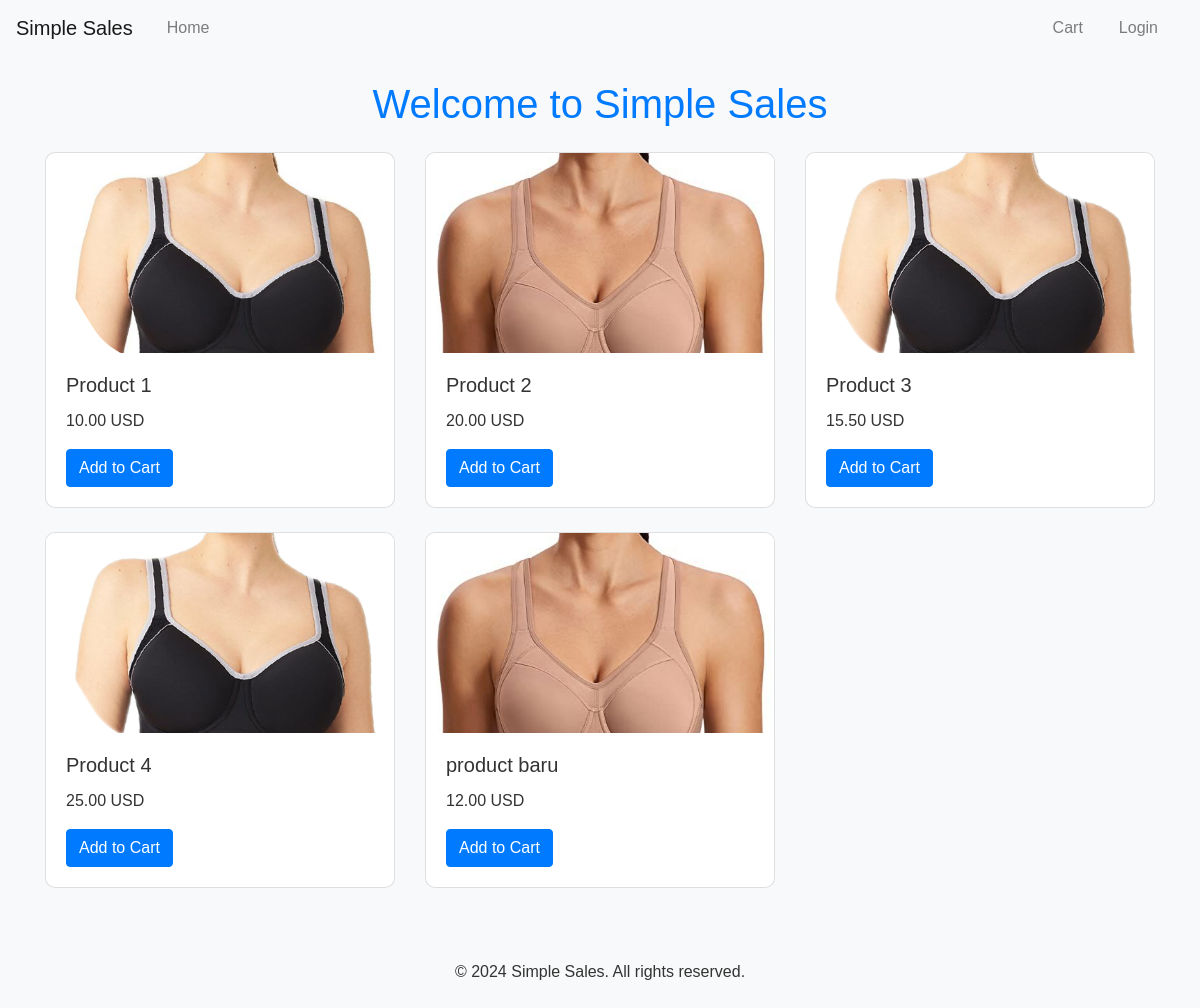
The page / on the database its author committed.
### tables this page shows
CREATE TABLE `products` (
  `id` int(11) NOT NULL,
  `name` varchar(100) NOT NULL,
  `price` decimal(10,2) NOT NULL,
  `description` text DEFAULT NULL,
  `image` varchar(255) DEFAULT NULL
);

### functions.php (called while the page is built, shortened)
<?php
include 'config.php';
function getProducts() {
    global $conn;
    $result = $conn->query("SELECT * FROM products");
    return $result->fetch_all(MYSQLI_ASSOC);
}

### index.php (the view, shortened to what this page needs)
<?php
include 'functions.php';
include 'layouts/header.php';
$products = getProducts();
?>
<!DOCTYPE html>
<html lang="en">
<head>
    <link href="https://stackpath.bootstrapcdn.com/bootstrap/4.5.2/css/bootstrap.min.css" rel="stylesheet">
    <link rel="stylesheet" href="assets/css/styles.css">
</head>
<body>
    <h1 class="text-center my-4">Welcome to Simple Sales</h1>
    <div class="container">
        <div class="row">
            <?php if (empty($products)): ?>
                <div class="col-12 text-center">
                    <p class="text-muted">No products found.</p>
                </div>
            <?php else: ?>
                <?php foreach ($products as $product): ?>
                    <div class="col-md-4 mb-4">
                        <div class="card">
                            <img src="assets/images/<?= htmlspecialchars($product['image']) ?>" class="card-img-top" alt="<?= htmlspecialchars($product['name']) ?>">
                            <div class="card-body">
                                <h5 class="card-title"><?= htmlspecialchars($product['name']) ?></h5>
                                <p class="card-text"><?= htmlspecialchars($product['price']) ?> USD</p>
                                <a class="btn btn-primary" href="add_to_cart.php?id=<?= htmlspecialchars($product['id']) ?>&quantity=1">Add to Cart</a>
                            </div>
                        </div>
                    </div>
                <?php endforeach; ?>
            <?php endif; ?>
        </div>
    </div>
    <?php include 'layouts/footer.php'; ?>
</body>
</html>

### layouts/header.php (shortened to what this page needs)
<!DOCTYPE html>
<html lang="en">
<head>
    <link rel="stylesheet" href="https://stackpath.bootstrapcdn.com/bootstrap/4.5.2/css/bootstrap.min.css">
    <link rel="stylesheet" href="css/styles.css">
</head>
<body>
    <nav class="navbar navbar-expand-lg navbar-light bg-light">
        <a class="navbar-brand" href="index.php">Simple Sales</a>
        <div class="collapse navbar-collapse" id="navbarNav">
            <ul class="navbar-nav d-flex w-100 justify-content-between">
                <li class="nav-item">
                    <a class="nav-link" href="index.php">Home</a>
                </li>
                <div class="d-flex flex-row px-2">
                    <li class="nav-item">
                        <a class="nav-link" href="cart.php">Cart</a>
                    </li>
                    <?php if (isset($_SESSION['logged_in']) && $_SESSION['logged_in']): ?>
                        <li class="nav-item">
                            <form method="POST" action="index.php">
                                <button type="submit" name="logout" class="btn btn-link nav-link" style="border: none; background: none;">Logout</button>
                            </form>
                        </li>
                    <?php else: ?>
                        <li class="nav-item">
                            <a class="nav-link" href="auth/login.php">Login</a>
                        </li>
                    <?php endif; ?>
                </div>
            </ul>
        </div>
    </nav>
</body>
</html>

### layouts/footer.php
<footer class="bg-light py-4 mt-4">
    <div class="container">
        <p class="text-center mb-0">&copy; <?= date("Y") ?> Simple Sales. All rights reserved.</p>
    </div>
</footer>

### assets/css/styles.css (style rules this page uses)
body { font-family: Arial, sans-serif; background-color: #f8f9fa; color: #333; margin: 0; padding: 0; }
.card { border-radius: 10px; overflow: hidden; }
.card-img-top { width: 100%; height: 200px; object-fit: cover; }
h1 { text-align: center; margin-top: 20px; color: #007bff; }
.navbar-nav { width: 100%; }
.nav-item { margin: 0 10px; }

### rows shown on the page
products: image (picture), name "Product 1", price "10.00"
products: image (picture), name "Product 2", price "20.00"
products: image (picture), name "Product 3", price "15.50"
products: image (picture), name "Product 4", price "25.00"
products: image (picture), name "product baru", price "12.00"
